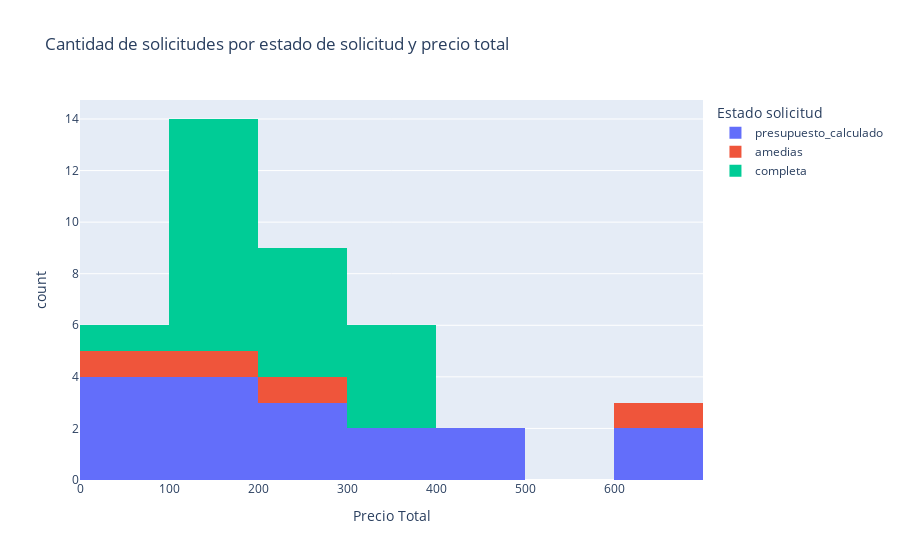

Notebook code for this chart:
### Code cell
px.histogram(dj_max, x='estimacionPrecioTotal', 
             color='estado_solicitud',
             title="Cantidad de solicitudes por estado de solicitud y precio total", 
             labels={'estado_solicitud': 'Estado solicitud','estimacionPrecioTotal': 'Precio Total'},
             nbins = 10
)

### Figure 1 — Plotly figure (JSON) as saved in the notebook; plotly's stock layout.template omitted (floating-point values rounded to 4 significant figures)
{"data": [{"alignmentgroup": "True", "bingroup": "x", "hovertemplate": "Estado solicitud=presupuesto_calculado<br>Precio Total=%{x}<br>count=%{y}<extra></extra>", "legendgroup": "presupuesto_calculado", "marker": {"color": "#636efa", "pattern": {"shape": ""}}, "name": "presupuesto_calculado", "nbinsx": 10, "offsetgroup": "presupuesto_calculado", "orientation": "v", "showlegend": true, "type": "histogram", "x": [600, 600, 480, 456, 300, 300, 240, 216, 204, 144, 120, 120, 120, 96, 96, 60, 60], "xaxis": "x", "yaxis": "y"}, {"alignmentgroup": "True", "bingroup": "x", "hovertemplate": "Estado solicitud=amedias<br>Precio Total=%{x}<br>count=%{y}<extra></extra>", "legendgroup": "amedias", "marker": {"color": "#EF553B", "pattern": {"shape": ""}}, "name": "amedias", "nbinsx": 10, "offsetgroup": "amedias", "orientation": "v", "showlegend": true, "type": "histogram", "x": [600, 240, 180, 60], "xaxis": "x", "yaxis": "y"}, {"alignmentgroup": "True", "bingroup": "x", "hovertemplate": "Estado solicitud=completa<br>Precio Total=%{x}<br>count=%{y}<extra></extra>", "legendgroup": "completa", "marker": {"color": "#00cc96", "pattern": {"shape": ""}}, "name": "completa", "nbinsx": 10, "offsetgroup": "completa", "orientation": "v", "showlegend": true, "type": "histogram", "x": [360, 360, 360, 300, 252, 240, 240, 240, 240, 180, 180, 180, 180, 180, 156, 141, 120, 120, 60], "xaxis": "x", "yaxis": "y"}], "layout": {"barmode": "relative", "legend": {"title": {"text": "Estado solicitud"}, "tracegroupgap": 0}, "title": {"text": "Cantidad de solicitudes por estado de solicitud y precio total"}, "xaxis": {"anchor": "y", "domain": [0, 1], "title": {"text": "Precio Total"}}, "yaxis": {"anchor": "x", "domain": [0, 1], "title": {"text": "count"}}}}
